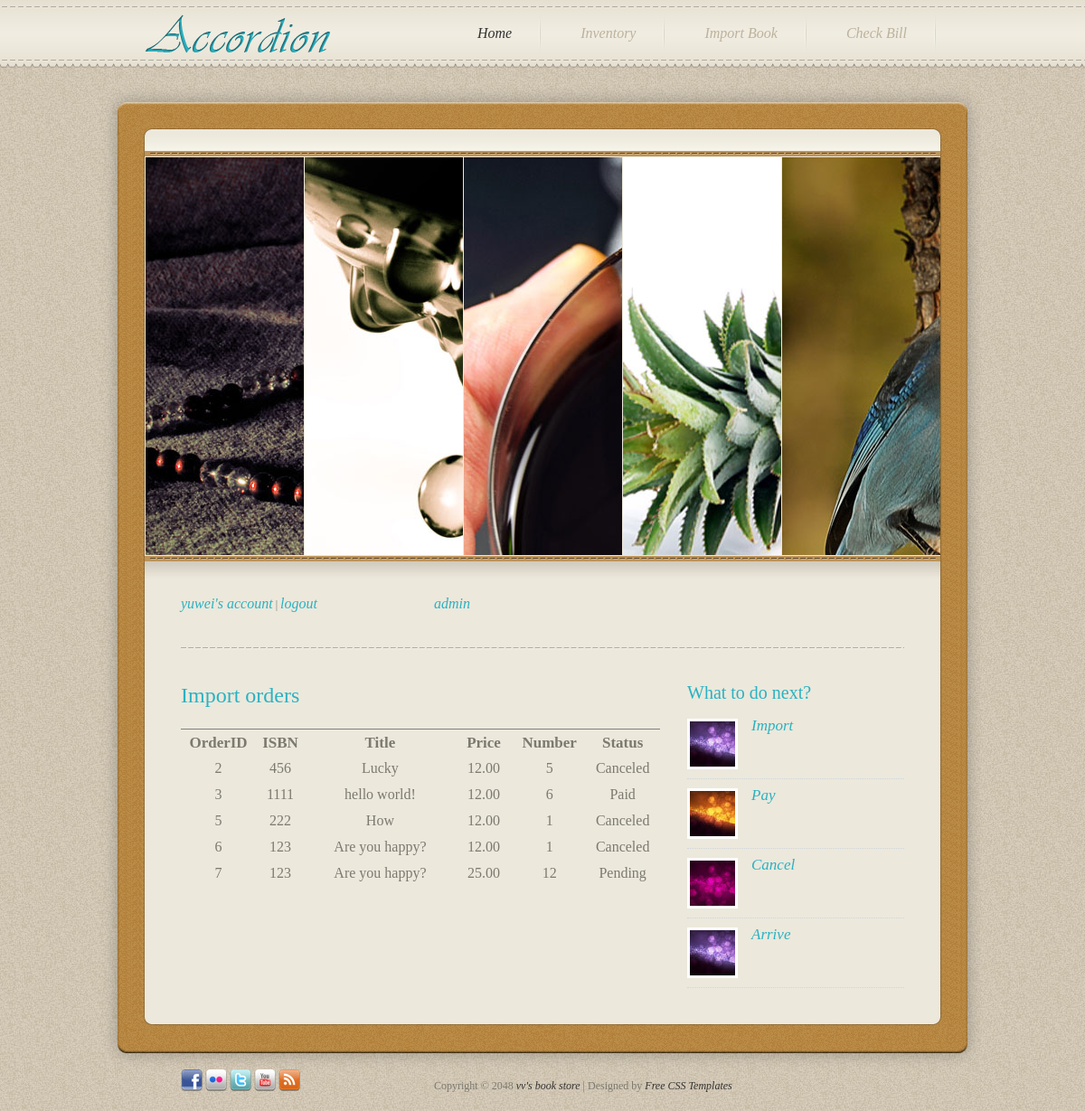
The page /buy/ (signed in) on the database its author committed.
### bookstore/models.py (models this page shows, shortened)
class import_book(models.Model):
    status_CHOICES = (
        ('0', 'Pending'),
        ('1', 'Paid'),
		('2','Canceled'),
    )
    ISBN = models.CharField(max_length=30)
    title = models.CharField(max_length=100)
    author = models.CharField(max_length=60)
    publisher = models.CharField(max_length=30)
    import_price = models.DecimalField(max_digits=5, decimal_places=2)
    import_number = models.IntegerField()
    status = models.CharField(max_length=1,choices=status_CHOICES,default='0')
    class Meta:
	ordering = ["ISBN"]

### project/views.py (the view)
@login_required
def buy(request):#������ҳ
	books = import_book.objects.all().order_by("id")[0:10]
	return render_to_response('buy.html',locals(), context_instance=RequestContext(request))

### project/templates/buy.html (shortened to what this page needs)
{% extends "base.html" %}
  {% block head %}
  	{% if change %}
       <h2>{{s}}</h2>
    {% else %}
		<h2>Import orders</h2>
	{% endif %}
  {% endblock %}
  {% block content %}
	{% if books %}
		<table frame="above" cellpadding = "5" width = "530" style="word-break:break-all; word-wrap:break-all;">
			<tr  style = "font-size:17px">
			<th width = 80>OrderID</th>
			<th width = 50>ISBN</th>
			<th width = 180>Title</th>
			<th width = 60>Price</th>
			<th width = 80>Number</th>
			<th width = 80>Status</th>
			</tr>
			{% for book in books %}
        	<tr  style = "font-size:16px">
			<td align="center">{{ book.id}}</td>
			<td align="center">{{ book.ISBN}}</td>
			<td align="center">{{ book.title }}</td>
			<td align="center">{{ book.import_price}}</td>
			<td align="center">{{ book.import_number}}</td>
			<td align="center">{{ book.get_status_display}}</td>
			</tr>
			{% endfor %}
		</table>
	{% else %}
    	<p style = "font-size:17px">No books matched your criteria.</p>
	{% endif %}
  {% endblock %}
  {% block heading1 %}
	<h3>What to do next?</h3>
  {% endblock %}
  {% block content1 %}
  	<div class="rp_pp">
                <img src="/images/templatemo_image_01.jpg" alt="Image 01" />
                <a href="/import" style = "font-size:17px">Import </a>
            </div>
            <div class="rp_pp">
                <img src="/images/templatemo_image_02.jpg" alt="Image 02" />
                <a href="/pay" style = "font-size:17px">Pay </a>
            </div>
            <div class="rp_pp">
                <img src="/images/templatemo_image_03.jpg" alt="Image 03" />
                <a href="/cancel" style = "font-size:17px">Cancel</a>
            </div>
            <div class="rp_pp">
                <img src="/images/templatemo_image_01.jpg" alt="Image 01" />
                <a href="/add" style = "font-size:17px">Arrive </a>
            </div>
  {% endblock %}

### project/templates/base.html (shortened to what this page needs)
<!DOCTYPE html PUBLIC "-//W3C//DTD XHTML 1.0 Transitional//EN" "http://www.w3.org/TR/xhtml1/DTD/xhtml1-transitional.dtd">
<html xmlns="http://www.w3.org/1999/xhtml">
<head>
<link href="/css/templatemo_style.css" rel="stylesheet" type="text/css" />
<link rel="stylesheet" type="text/css" href="/css/ddsmoothmenu.css" />
</head>
<body>
<div id="templatemo_top_wrapper">
	<div id="templatemo_top">
    	<div id="site_title"><h1><a href = "/homepage/">Book Store</a></h1></div>
        <div id="templatemo_menu" class="ddsmoothmenu">
            <ul>
                <li><a href="/homepage" class="selected">Home</a></li>
                <li><a href="/inventory">Inventory</a>
                </li>
                <li><a href="/buy">Import Book</a>
                </li>
				<li><a href="/bill">Check Bill</a></li>
            </ul>
            <br style="clear: left" />
        </div>
    </div>
</div>
<div id="templatemo_main_top"></div>
<div id="templatemo_main_wrapper">
	<div id="templatemo_slider_wrapper">
    	<ul class="slider horizontal" >
            <li id="slide_1"><img src="/images/slider/01.jpg" alt="Slider 01" /></li>
            <li id="slide_2"><img src="/images/slider/02.jpg" alt="Slider 02" /></li>
            <li id="slide_3"><img src="/images/slider/03.jpg" alt="Slider 03" /></li>
            <li id="slide_4"><img src="/images/slider/04.jpg" alt="Slider 04" /></li>
            <li id="slide_5"><img src="/images/slider/05.jpg" alt="Slider 05" /></li>
        </ul>
    </div>
    <div id="templatemo_main">
    	<div class="col col_3 hp_post">
            {% if user.is_authenticated %}
            <a href="/manage/" style = "font-size:16px">{{ user }}'s account</a> |
            <a href="/accounts/logout/"style = "font-size:16px">logout </a>
          	{% else %}
            <a href="/login/"  style = "font-size:16px">login</a>
          	{% endif %}
        </div>
        <div class="col col_3 hp_post">
            <a href="/admin/"  style = "font-size:16px"> admin</a>
        </div>
        <div class="cleaner h40 hr"></div>
		<div class="col col_32">
			{% block head %} {% endblock %}
		{% block content %} {% endblock %}
			<div class="cleaner h10"></div>
		</div>
        <div class="col col_3 no_margin_righ">
			{% block heading1 %} {% endblock %}
            {% block content1 %} {% endblock %}
        </div>
    </div>
</div>
<div id="templatemo_footer">
	<div class="col col_3">
        <a href="#"><img src="/images/facebook.png" title="Facebook" alt="Facebook" /></a>
        <a href="#"><img src="/images/flickr.png" title="Flickr" alt="Flickr"/></a>
        <a href="#"><img src="/images/twitter.png" title="Twitter" alt="Twitter"/></a>
        <a href="#"><img src="/images/youtube.png" title="Youtube" alt="Youtube"/></a>
        <a href="#"><img src="/images/feed.png" title="RSS" alt="RSS"/></a>
	</div>
    <div class="col col_32 copyright no_margin_righ">
        Copyright © 2048 <a href="#">vv's book store</a> | Designed by <a href="http://www.templatemo.com" target="_parent">Free CSS Templates</a>
	</div>
</div>
</body>
</html>

### project/templates/11/css/templatemo_style.css (style rules this page uses)
body { margin: 0; padding: 0; color: #7c7970; font-family: Georgia, "Times New Roman", Times, serif; font-size: 12px; line-height: 1.4em; background-color: #c9bda7; background-image: url(../images/templatemo_body.jpg); background-repeat: repeat; }
a, a:link, a:visited { color: #29b2c2; font-weight: normal; text-decoration: none; font-style: italic; }
img { border: none; }
h1, h2, h3, h4, h5, h6 { color: #29b2c2; font-weight: normal; }
h1 { font-size: 48px; margin: 0 0 30px; padding: 5px 0 }
h2 { font-size: 24px; margin: 0 0 25px; padding: 3px 0 }
h3 { font-size: 20px; margin: 0 0 20px; padding: 0; }
.cleaner { clear: both }
.h10 { height: 10px }
.h40 { height: 40px }
.hr { background:url(../images/templatemo_divider.png) bottom center no-repeat; margin-bottom: 40px }
#templatemo_top_wrapper { width: 100%; height: 75px; margin-bottom: 20px; background: url(../images/templatemo_top.png) repeat-x }
#templatemo_top { width: 880px; padding: 10px 48px; margin: 0 auto; }
#templatemo_main_top { width: 976px; height: 78px; margin: 0 auto; background: url(../images/templatemo_main_top.png) no-repeat }
#templatemo_main_wrapper { width: 880px; padding: 0 48px; margin: 0 auto; background: url(../images/templatemo_main_middle.png) repeat-y }
#templatemo_main { padding: 20px 40px 20px }
#templatemo_footer { width: 800px; padding: 60px 88px 10px; margin: 0 auto; background: url(../images/templatemo_main_bottom.png) no-repeat top center }
#site_title { float: left; }
#site_title h1 { margin: 0; padding: 0; }
#site_title h1 a { display: block; font-size: 12px; font-family: Georgia, "Times New Roman", Times, serif; width: 229px; height: 54px; color: #acacac; text-indent: -10000px; background: url(../images/templatemo_logo.png) no-repeat center left; }
#templatemo_menu { float: right }
#templatemo_slider_wrapper { width: 878px; padding: 1px 1px 26px; margin: 0 auto; background: url(../images/templatemo_slider.png) no-repeat bottom }
.col { float: left; margin-right: 40px }
.col_3 { width: 240px; }
.col_32 { width: 520px }
.no_margin_righ { margin-right: 0 }
.rp_pp { margin-bottom: 10px; padding-bottom: 10px; border-bottom: 1px dotted #ced4dc }
.rp_pp img { float: left; margin-right: 15px; border: 3px solid #fff }
.copyright { padding: 10px 0; }
.copyright a { color: #333; }
.slider { list-style: none; position: relative; width: 878px; height: 440px; overflow: hidden; margin: 0; padding: 0; }
.slider li { width: 174.8px; height: 440px; display: block; overflow: hidden; padding: 0; }
.slider.horizontal li { margin-right: 5px; float: left; }
.slider.horizontal #slide_5 { margin-right: none; }

### project/templates/11/css/ddsmoothmenu.css (style rules this page uses)
.ddsmoothmenu ul { z-index:100; margin: 0; padding: 0; list-style-type: none; }
.ddsmoothmenu ul li { position: relative; display: inline; float: left; }
.ddsmoothmenu ul li a { display: block; height: 54px; padding: 0 32px 0 30px; line-height: 54px; margin: 0 5px 0 9px; font-size: 16px; color: #bcb29c; text-align: center; text-decoration: none; font-weight: 400; outline: none; font-family: Georgia, "Times New Roman", Times, serif; background: url(../images/templatemo_menu_divider.png) center right no-repeat }
.ddsmoothmenu ul li a.selected, .ddsmoothmenu ul li a:hover { color: #333; }

### rows shown on the page
import_book: id "2", ISBN "456", title "Lucky", import_price "12.00", import_number "5", status "Canceled"
import_book: id "3", ISBN "1111", title "hello world!", import_price "12.00", import_number "6", status "Paid"
import_book: id "5", ISBN "222", title "How", import_price "12.00", import_number "1", status "Canceled"
import_book: id "6", ISBN "123", title "Are you happy?", import_price "12.00", import_number "1", status "Canceled"
import_book: id "7", ISBN "123", title "Are you happy?", import_price "25.00", import_number "12", status "Pending"

### other values the page prints
{{ user }} "yuwei"
